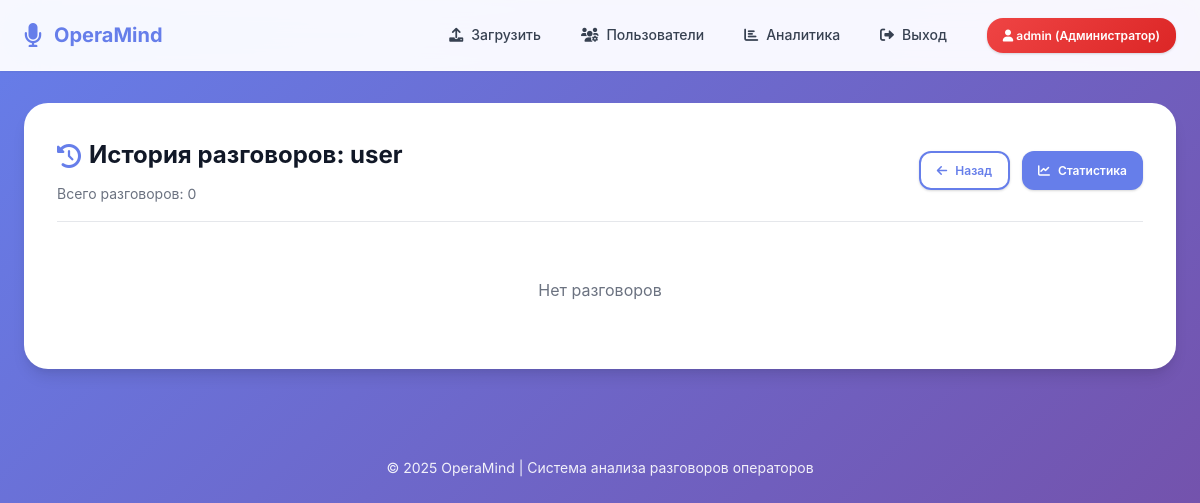
The page /admin/user/3/history (signed in) on the database its author committed.
### models.py (models this page shows, shortened)
class User(UserMixin, db.Model):
    id = db.Column(db.Integer, primary_key=True)
    username = db.Column(db.String(80), unique=True, nullable=False)
    password_hash = db.Column(db.String(200), nullable=False)
    email = db.Column(db.String(120), unique=True, nullable=True)
    created_at = db.Column(db.DateTime, default=datetime.utcnow)
    last_login = db.Column(db.DateTime)
    is_active = db.Column(db.Boolean, default=True)
    role = db.Column(db.Enum(UserRole), default=UserRole.OPERATOR, nullable=False)
    is_admin = db.Column(db.Boolean, default=False)  # Обратная совместимость
    full_name = db.Column(db.String(200))
    department = db.Column(db.String(100))
    phone = db.Column(db.String(20))
    conversations = db.relationship('Conversation', backref='user', lazy=True, cascade='all, delete-orphan')
    @property
    def is_administrator(self):
        return self.role == UserRole.ADMIN or self.is_admin
    @property
    def role_display(self):
        role_names = {
            UserRole.USER: "Пользователь",
            UserRole.OPERATOR: "Оператор",
            UserRole.ADMIN: "Администратор"
        }
        return role_names.get(self.role, "Неизвестно")

### admin.py (the view)
@admin_bp.route('/admin/user/<int:user_id>/history')
@login_required
def admin_user_history(user_id):
    if not getattr(current_user, 'is_admin', False):
        flash('Нет доступа', 'error')
        return redirect(url_for('index'))
    user = User.query.get_or_404(user_id)
    conversations = Conversation.query.filter_by(user_id=user.id).order_by(Conversation.upload_date.desc()).all()
    return render_template('admin_user_history.html', target_user=user, conversations=conversations)

### app.py (called while the page is built)
@login_manager.user_loader
def load_user(user_id):
    return db.session.get(User, int(user_id))

### templates/admin_user_history.html (shortened to what this page needs)
{% extends 'base.html' %}
{% block content %}
<div class="card" style="animation:fadeInUp .4s ease;">
  <div class="card-header" style="display:flex;justify-content:space-between;align-items:center;flex-wrap:wrap;gap:var(--space-4);">
    <div>
      <h2 class="card-title" style="display:flex;align-items:center;gap:var(--space-2);"><i class="fas fa-history" style="color:var(--primary);"></i> История разговоров: {{ target_user.username }}</h2>
      <div class="card-subtitle">Всего разговоров: {{ conversations|length }}</div>
    </div>
    <div style="display:flex;gap:var(--space-3);">
      <a href="{{ url_for('admin.admin_users') }}" class="btn btn-outline btn-sm"><i class="fas fa-arrow-left"></i> Назад</a>
      <a href="{{ url_for('admin.admin_user_stats', user_id=target_user.id) }}" class="btn btn-sm"><i class="fas fa-chart-line"></i> Статистика</a>
    </div>
  </div>
  {% if conversations %}
  <div class="table-container" style="overflow-x:auto;">
    <table class="table">
      <thead>
        <tr>
          <th>ID</th>
          <th>Файл</th>
          <th>Дата</th>
          <th>Статус</th>
          <th>Анализ</th>
          <th>Действия</th>
        </tr>
      </thead>
      <tbody>
        {% for c in conversations %}
        <tr>
          <td style="font-size:var(--font-size-xs);color:var(--gray-500);">{{ c.id }}</td>
          <td style="font-weight:600;">{{ c.filename }}</td>
          <td style="font-size:var(--font-size-xs);white-space:nowrap;">{{ c.upload_date.strftime('%d.%m.%Y %H:%M') }}</td>
          <td>
            <span class="status-chip status-{{ c.status }}">{{ c.status_display }}</span>
          </td>
          <td>
            {% if c.analysis %}
              <span style="color:var(--success);font-size:var(--font-size-xs);font-weight:600;">Готово</span>
            {% else %}
              <span style="color:var(--gray-400);font-size:var(--font-size-xs);">—</span>
            {% endif %}
          </td>
          <td style="display:flex;gap:6px;flex-wrap:wrap;">
            <a class="btn btn-sm btn-outline" href="{{ url_for('conversation_detail', conversation_id=c.id) }}" target="_blank" title="Открыть детали"><i class="fas fa-eye"></i></a>
            {% if c.analysis %}
            <a class="btn btn-sm btn-secondary" href="{{ url_for('download_report', conversation_id=c.id) }}" title="Скачать отчёт"><i class="fas fa-download"></i></a>
            {% endif %}
          </td>
        </tr>
        {% endfor %}
      </tbody>
    </table>
  </div>
  {% else %}
    <div style="padding:var(--space-8);text-align:center;color:var(--gray-500);">Нет разговоров</div>
  {% endif %}
</div>
{% endblock %}

### templates/base.html (shortened to what this page needs)
<!DOCTYPE html>
<html lang="ru">
<head>
    <link href="https://cdnjs.cloudflare.com/ajax/libs/font-awesome/6.0.0/css/all.min.css" rel="stylesheet">
</head>
<body>
    <nav class="navbar">
        <div class="container">
            <a href="{{ url_for('index') }}" class="logo">
                <i class="fas fa-microphone"></i>
                <span>OperaMind</span>
            </a>
            {% if current_user.is_authenticated %}
            <nav>
                <a href="{{ url_for('index') }}">
                    <i class="fas fa-upload"></i>
                    Загрузить
                </a>
                {% if current_user.is_administrator %}
                <a href="{{ url_for('admin.admin_users') }}">
                    <i class="fas fa-users-cog"></i>
                    Пользователи
                </a>
                <a href="{{ url_for('admin.admin_history') }}">
                    <i class="fas fa-chart-bar"></i>
                    Аналитика
                </a>
                {% endif %}
                <a href="{{ url_for('logout') }}">
                    <i class="fas fa-sign-out-alt"></i>
                    Выход
                </a>
                <span class="user-badge {% if current_user.is_administrator %}role-admin{% elif current_user.is_operator %}role-operator{% else %}role-user{% endif %}">
                    <i class="fas fa-user"></i>
                    {{ current_user.username }}
                    ({{ current_user.role_display }})
                </span>
            </nav>
            {% endif %}
        </div>
    </nav>
    <div class="container">
        {% block content %}{% endblock %}
    </div>
    <footer>
        <p>© 2025 OperaMind | Система анализа разговоров операторов</p>
    </footer>
</body>
</html>

### templates/base.html (style rules this page uses)
:root { --primary: #667eea; --primary-hover: #5a6fd8; --primary-light: #f0f2ff; --secondary: #764ba2; --accent: #4fd1c5; --success: #10b981; --warning: #f59e0b; --error: #ef4444; --info: #3b82f6; --white: #ffffff; --gray-50: #f9fafb; --gray-100: #f3f4f6; --gray-200: #e5e7eb; --gray-300: #d1d5db; --gray-400: #9ca3af; --gray-500: #6b7280; --gray-600: #4b5563; --gray-700: #374151; --gray-800: #1f2937; --gray-900: #111827; --space-1: 0.25rem; --space-2: 0.5rem; --space-3: 0.75rem; --space-4: 1rem; --space-5: 1.25rem; --space-6: 1.5rem; --space-8: 2rem; --space-10: 2.5rem; --space-12: 3rem; --font-family: 'Inter', -apple-system, BlinkMacSystemFont, 'Segoe UI', Roboto, sans-serif; --font-size-xs: 0.75rem; --font-size-sm: 0.875rem; --font-size-base: 1rem; --font-size-lg: 1.125rem; --font-size-xl: 1.25rem; --font-size-2xl: 1.5rem; --font-size-3xl: 1.875rem; --shadow-sm: 0 1px 2px 0 rgba(0, 0, 0, 0.05); --shadow: 0 1px 3px 0 rgba(0, 0, 0, 0.1), 0 1px 2px 0 rgba(0, 0, 0, 0.06); --shadow-md: 0 4px 6px -1px rgba(0, 0, 0, 0.1), 0 2px 4px -1px rgba(0, 0, 0, 0.06); --shadow-lg: 0 10px 15px -3px rgba(0, 0, 0, 0.1), 0 4px 6px -2px rgba(0, 0, 0, 0.05); --shadow-xl: 0 20px 25px -5px rgba(0, 0, 0, 0.1), 0 10px 10px -5px rgba(0, 0, 0, 0.04); --radius-sm: 0.375rem; --radius: 0.5rem; --radius-md: 0.75rem; --radius-lg: 1rem; --radius-xl: 1.5rem; --transition: all 0.2s cubic-bezier(0.4, 0, 0.2, 1); }
* { margin: 0; padding: 0; box-sizing: border-box; }
body { font-family: var(--font-family); font-size: var(--font-size-base); line-height: 1.6; color: var(--gray-800); background: linear-gradient(135deg, var(--primary) 0%, var(--secondary) 100%); min-height: 100vh; -webkit-font-smoothing: antialiased; -moz-osx-font-smoothing: grayscale; }
.navbar { background: rgba(255, 255, 255, 0.95); backdrop-filter: blur(20px) saturate(180%); border-bottom: 1px solid rgba(255, 255, 255, 0.2); box-shadow: var(--shadow-sm); padding: var(--space-4) 0; position: sticky; top: 0; z-index: 1000; }
.navbar .container { max-width: 1280px; margin: 0 auto; padding: 0 var(--space-6); display: flex; justify-content: space-between; align-items: center; }
.navbar .logo { display: flex; align-items: center; gap: var(--space-3); font-size: var(--font-size-xl); font-weight: 700; color: var(--primary); text-decoration: none; }
.navbar .logo i { font-size: var(--font-size-2xl); }
.navbar nav { display: flex; align-items: center; gap: var(--space-2); }
.navbar nav a { color: var(--gray-700); text-decoration: none; padding: var(--space-2) var(--space-4); border-radius: var(--radius); transition: var(--transition); font-weight: 500; font-size: var(--font-size-sm); display: flex; align-items: center; gap: var(--space-2); }
.user-badge { background: linear-gradient(135deg, var(--primary), var(--secondary)); color: var(--white); padding: var(--space-2) var(--space-4); border-radius: var(--radius-lg); font-size: var(--font-size-xs); font-weight: 600; margin-left: var(--space-4); box-shadow: var(--shadow); }
.role-admin { background: linear-gradient(135deg, var(--error), #dc2626); }
.container { max-width: 1280px; margin: var(--space-8) auto; padding: 0 var(--space-6); }
.card { background: var(--white); border-radius: var(--radius-xl); padding: var(--space-8); box-shadow: var(--shadow-lg); margin-bottom: var(--space-6); border: 1px solid rgba(255, 255, 255, 0.2); }
.card-header { border-bottom: 1px solid var(--gray-200); padding-bottom: var(--space-4); margin-bottom: var(--space-6); }
.card-title { font-size: var(--font-size-2xl); font-weight: 700; color: var(--gray-900); margin-bottom: var(--space-2); }
.card-subtitle { color: var(--gray-500); font-size: var(--font-size-sm); }
.btn { display: inline-flex; align-items: center; justify-content: center; gap: var(--space-2); padding: var(--space-3) var(--space-6); background: var(--primary); color: var(--white); border: none; border-radius: var(--radius-md); cursor: pointer; text-decoration: none; font-size: var(--font-size-sm); font-weight: 600; transition: var(--transition); box-shadow: var(--shadow); }
.btn-sm { padding: var(--space-2) var(--space-4); font-size: var(--font-size-xs); }
.btn-outline { background: transparent; border: 2px solid var(--primary); color: var(--primary); }
footer { text-align: center; padding: var(--space-10); color: rgba(255, 255, 255, 0.9); margin-top: var(--space-12); font-size: var(--font-size-sm); }

### rows shown on the page
User: username "admin", role_display "Администратор"
User: username "user"

### other values the page prints
{{ conversations|length }} "0"
